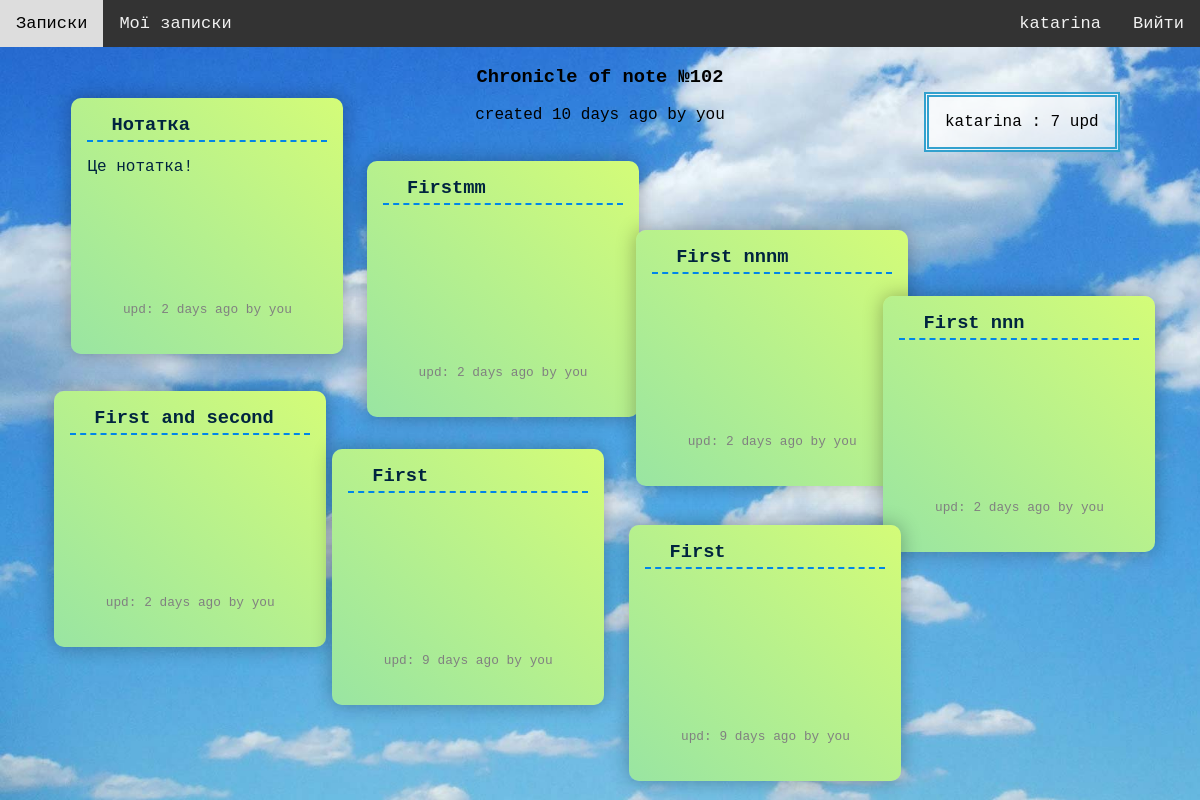
The app's page /note/102 (signed in) with its own data.
### notes/models.py (models this page shows, shortened)
class Note(models.Model):
    title = models.CharField(max_length=300, default='')
    content = models.TextField(default='')
    left = models.CharField(max_length=7, default='35vw')
    top = models.CharField(max_length=7, default='37h')
    author = models.ForeignKey(
        User, on_delete=models.CASCADE
    )
    creation_date = models.DateTimeField(auto_now_add=True, editable=False)
    def when_published(self):
        now = timezone.now()
        since = now - self.creation_date
        days = since.days
        seconds = since.seconds
        if days == 0:
            if int(seconds / 3600) == 1:
                return f"{int(seconds / 3600)} hour ago"
            elif seconds >= 3600:
                return f"{int(seconds / 3600)} hours ago"
            elif int(seconds / 60) == 1:
                return f"{int(seconds / 60)} minute ago"
            else:
                return f"{int(seconds / 60)} minutes ago"
        elif days == 1:
            return f"{days} day ago"
        else:
            return f"{days} days ago"
    def get_edits(self):
        return self.edit_set.all()
    def html_users_edits(self):
        d = {}
        edits = self.get_edits()
        if edits:
            for edit in edits:
                if edit.author not in d:
                    d[edit.author] = 1
                else:
                    d[edit.author] += 1
        return [f'{author} : {d[author]} upd' for author in d]

class Edit(models.Model):
    title = models.CharField(max_length=300)
    content = models.TextField()
    note = models.ForeignKey(
        Note, on_delete=models.CASCADE
    )
    author = models.ForeignKey(
        User, on_delete=models.CASCADE
    )
    creation_date = models.DateTimeField(auto_now_add=True, editable=False)
    def when_published(self):
        now = timezone.now()
        since = now - self.creation_date
        days = since.days
        seconds = since.seconds
        if days == 0:
            if int(seconds/3600) == 1:
                return f"{int(seconds / 3600)} hour ago"
            elif seconds >= 3600:
                return f"{int(seconds/3600)} hours ago"
            elif int(seconds / 60) == 1:
                return f"{int(seconds / 60)} minute ago"
            else:
                return f"{int(seconds / 60)} minutes ago"
        elif days == 1:
            return f"{days} day ago"
        else:
            return f"{days} days ago"
    def get_position(self):
        edits = self.note.get_edits().order_by('-creation_date')
        if edits:
            i = 0
            for edit in edits:
                if edit.id == self.id:
                    row = i // 4
                    col = i % 4
                    xran = 5*random.random()
                    yran = 1 * random.random()
                    return f'left:{3 + col*23 + xran}%; ' \
                           f'top:{5 + row*2 + i*4 + yran}rem;'
                i += 1

### notes/views.py (the view)
# urls.py: path("note/<int:pk>", views.details_note, name="details_note"),
@login_required
def details_note(request, pk):
    note = Note.objects.get(id=pk)
    edits = note.get_edits()
    context = {
        "edits": edits,
        "note": note
    }
    return render(request, "details_note.html", context)

### notes/templates/details_note.html (shortened to what this page needs)
{% extends 'base.html' %}
{% load static %}
{% block header %}
    <link rel="stylesheet" href="{% static 'note.css' %}">
{% endblock %}
{%  block content %}
<center>
    <h3>Chronicle of note №{{ note.id }}</h3>
    {% if note.author == user %}
        <p>created  {{ note.when_published }} by you</p>
    {% else %}
        <p>created  {{ note.when_published }} by {{ note.author }}</p>
    {% endif %}
</center>
<div class="users_edits">
    {% for stat in note.html_users_edits %}
        {{ stat }}<br>
    {% endfor %}
</div>
<div class="container-flexy">
{% for edit in edits|dictsortreversed:"creation_date" %}
    <div class="sticky-flexy" style="{{ edit.get_position }}">
        <h3>{{ edit.title }}</h3>
        <p>{{ edit.content }}</p>
        <div class="sticky_update_footer">
                {% if edit.author == user %}
                    upd:  {{ edit.when_published }} by you
                {% else %}
                    upd:  {{ edit.when_published }} by {{ edit.author }}
                {% endif %}
        </div>
    </div>
{% endfor %}
</div>
{% endblock %}

### notatky/templates/navbar.html
{%  block content %}
<div class="navbar">
  <a href="{% url 'notes:notes' %}">Записки</a>
  {% if user.is_authenticated %}
  <a href="{% url 'notes:user_notes' %}">Мої записки</a>
  <a href="{% url 'auth:log_out' %}" style="float:right">Вийти</a>
  <a href="{% url 'auth:profile' user.id %}" style="float:right">{{ user.username }}</a>
  {% else %}
  <a href="{% url 'auth:log_in' %}" style="float:right">Увійти</a>
  {% endif %}
</div>
{% endblock %}

### notatky/static/css/navbar.css (style rules this page uses)
.navbar { width: 100%; position: -webkit-sticky; position: sticky; top: 0px; background-color: #333; overflow: hidden; z-index: 5; }
.navbar a { float: left; color: #f2f2f2; text-align: center; padding: 14px 16px; text-decoration: none; font-size: 17px; }

### notes/static/css/base.css (style rules this page uses)
html { box-sizing: border-box; font-family: 'Courier New', Courier, monospace; }
body { background: linear-gradient(to left bottom, #41d8dd, #5583ee); min-height: 100vh; height: 100%; margin: 0; position: relative; background-image: url("img/sky.jpg"); -webkit-background-size: cover; -moz-background-size: cover; -o-background-size: cover; background-size: cover; }
a { text-decoration: none; }

### notes/static/css/note.css (style rules this page uses)
.container-flexy { padding: 1rem; }
.sticky-flexy { background: linear-gradient(to left bottom, #d4fc78, #99e5a2); box-shadow: 0 0 20px rgba(0, 0, 0, 0.3); color: #00243f; display: inline-block; padding: 1rem; width: 15rem; height: 14rem; margin: 1rem; position: absolute; border-radius: 10px; }
.sticky h3, .sticky-flexy h3 { border-bottom: dashed 2px #0085e8; margin: 0 0 1rem 0; min-height: 1.3rem; padding: 0 1.5rem 0.25rem 1.5rem; }
.sticky p, .sticky-flexy p { margin: 0; min-height: 9rem; font-size: 1rem; font-weight: 400; }
.sticky_update_footer, .update_footer { font-size: 0.8rem; font-weight: 100; color: grey; text-align: center; }
.users_edits { position: absolute; margin-top: -4%; margin-left: 77%; border: thick double #32a1ce; padding: 1rem; background-color: rgba(255, 255, 255, 0.7); }

### records on screen
Note: id "102", when_published "10 days ago"
Edit: title "Нотатка", content "Це нотатка!", when_published "2 days ago"
Edit: title "Firstmm", when_published "2 days ago"
Edit: title "First nnnm", when_published "2 days ago"
Edit: title "First nnn", when_published "2 days ago"
Edit: title "First and second", when_published "2 days ago"
Edit: title "First", when_published "9 days ago"
Edit: title "First", when_published "9 days ago"

### other values on screen
{{ user.username }} "katarina"
{{ stat }} "katarina : 7 upd"
